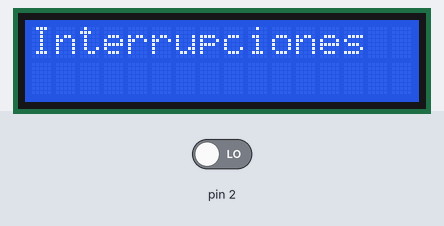
This sketch was run on a simulated Arduino Uno, built with avr-gcc and run on an emulated ATmega328P. Shown: 16×2 character LCD. The test bench sets the inputs (shaded band); at power-on: pin 2 LOW. What the sketch prints to the serial monitor is not drawn.

Above: at 1.2 s.
1.3 s: pin 2 driven HIGH
At 1.8 s:
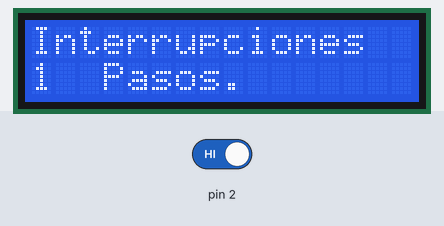
Timing chart, 0 to 4.3 s (numbered marks = the images above; inputs shaded):
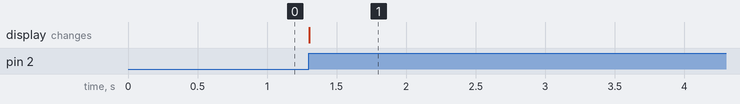

The sketch:

FotoInterruptor.ino
```cpp
#include <LiquidCrystal.h> //libreria..
LiquidCrystal lcd(9, 8, 7, 6, 5, 4);
volatile int CONTADOR = 0; // variable global CONTADOR
int ANTERIOR = 0;          // variable para determinar si el valor de CONTADOR
                           // ha cambiado desde la ultima vez
void setup()
{
    lcd.begin(16, 2); // Inicializa el Display, 16 Com y 2 Fil
    Serial.begin(9600);
    Serial.println("Interrupciones");                          // inicializacion de comunicacion serie a 9600 bps
    attachInterrupt(digitalPinToInterrupt(2), sensor, RISING); // interrupcion sobre pin digital 2
    lcd.setCursor(0, 0);                                       // Posicion del Cursor, columna y fila.
    lcd.print("Interrupciones");                               // Mensaje a Mostrar. lcd.setCursor(0,0);//Posicion del Cursor, columna y fila.
} // con rutina ISR llamada sensor

void loop()
{
    if (ANTERIOR != CONTADOR)
    {                             // si hubo un cambio respecto del valor anterior
        Serial.println(CONTADOR); // imprime en monitor serial el valor de CONTADOR
                                  // DISPLAY----------
        muestraLCD(CONTADOR);
        ANTERIOR = CONTADOR; // actualiza valor de ANTERIOR con nuevo valor

    } // de CONTADOR
}

void sensor()
{                            // rutina ISR
    CONTADOR = CONTADOR + 1; // incrementa valor de CONTADOR en 1
}
// Funcion para Mostar en Display.
void muestraLCD(int numero)
{
    lcd.setCursor(0, 0); // Posicion del Cursor, columna y fila.
    lcd.print("Interrupciones");
    lcd.setCursor(0, 1); // Posicion del Cursor, columna y fila.
    lcd.print(numero);
    lcd.print("  Pasos.    ");
}
```

Measured:
- after the input at 1.3 s, the display: changes at once (image 1)
